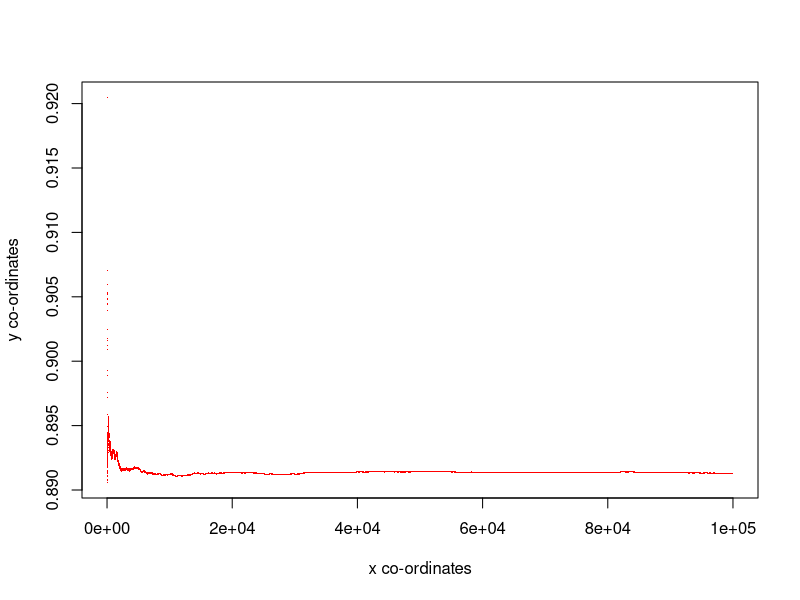
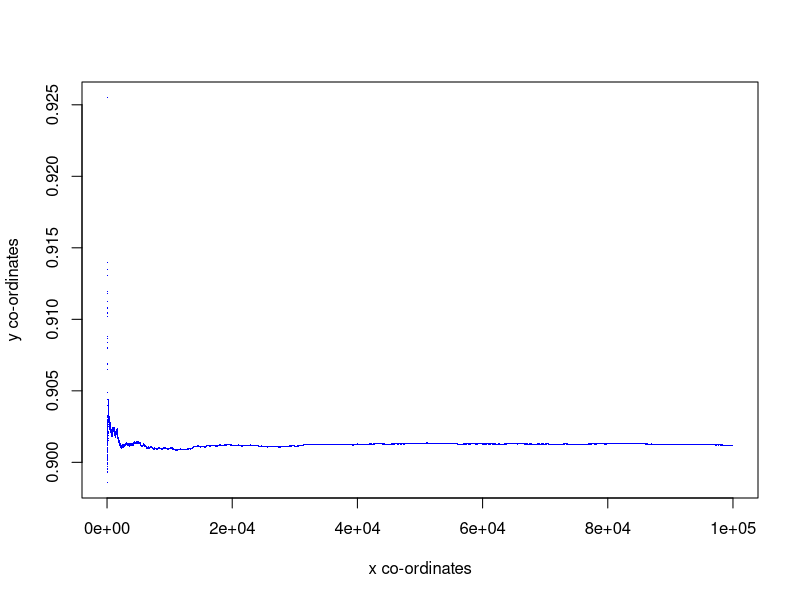
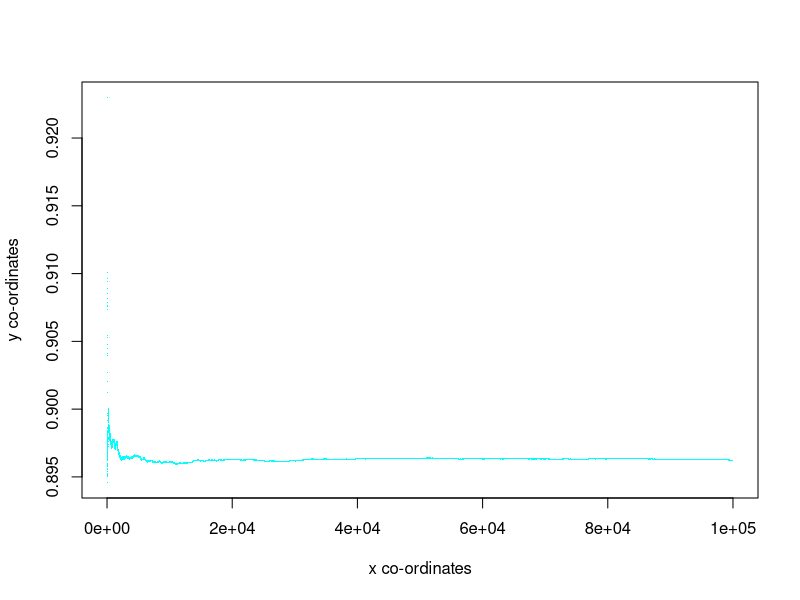
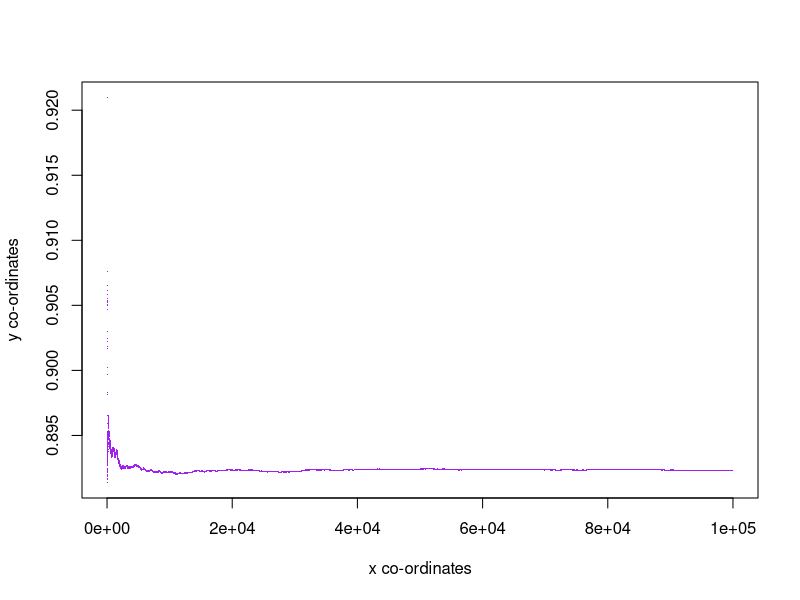
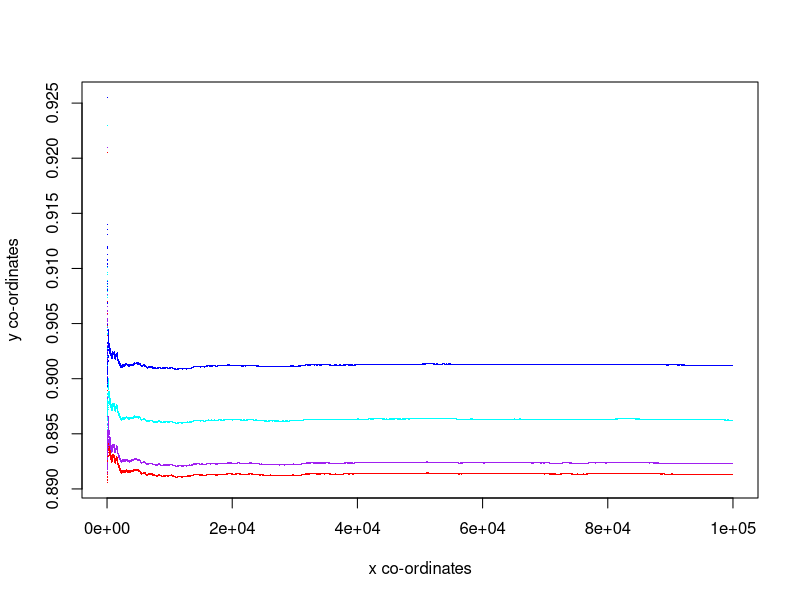

These charts were generated, in order, by the following R code: (Note: a time limit stopped this script after it produced the figures.)
setwd("~/Dropbox/UCLA_Classes/2014_Fall/STATS 202A - Statistical Programming/Homework/HW1")

## Question 1.a
func90 = function (v) {
  v_sorted = sort(v)
  v_90 = v_sorted[90]
  return (v_90)
}

## Question 1.b
func91 = function (v) {
  v_sorted = sort(v)
  v_91 = v_sorted[91]
  return (v_91)
}

## Question 1.c
funcMeanOf90_91 = function (v) {
  v_sorted = sort(v)
  v_meanOf_90_91 = (v_sorted[90] + v_sorted[91])/2
  return (v_meanOf_90_91)
}

## Question 1.d (i)
ud_100 = runif(100)
v_90 = func90(ud_100)
v_91 = func91(ud_100)
v_mean_90_91 = funcMeanOf90_91(ud_100)
quantile_90 = quantile(ud_100, 0.9)

## Question 1.d (ii)
l_90 = c()
l_91 = c()
l_mean_90_91 = c()
l_quantile_90 = c()
for (i in 1:100000) {
  ud_100_t = runif(100)
  l_90[i] = func90(ud_100_t)
  l_91[i] = func91(ud_100_t)
  l_mean_90_91[i] = funcMeanOf90_91(ud_100_t)
  l_quantile_90[i] = quantile(ud_100_t, 0.9)
}

## Question 1.d (iii)
mean_l_90 = cumsum(l_90) / 1:100000
mean_l_91 = cumsum(l_91) / 1:100000
mean_l_mean_90_91 = cumsum(l_mean_90_91) / 1:100000
mean_l_quantile_90 = cumsum(l_quantile_90) / 1:100000

plot(c(0,100000), c(min(mean_l_90),max(mean_l_90)),type="n", xlab="x co-ordinates", ylab="y co-ordinates")
points(mean_l_90,pch=".", col="red")

plot(c(0,100000), c(min(mean_l_91),max(mean_l_91)),type="n", xlab="x co-ordinates", ylab="y co-ordinates")
points(mean_l_91,pch=".", col="blue")

plot(c(0,100000), c(min(mean_l_mean_90_91),max(mean_l_mean_90_91)),type="n", xlab="x co-ordinates", ylab="y co-ordinates")
points(mean_l_mean_90_91,pch=".", col="cyan")

plot(c(0,100000), c(min(mean_l_quantile_90),max(mean_l_quantile_90)),type="n", xlab="x co-ordinates", ylab="y co-ordinates")
points(mean_l_quantile_90,pch=".", col="purple")

## Question 1.e
mean_l_90[100000]
mean_l_91[100000]
mean_l_mean_90_91[100000]
mean_l_quantile_90[100000]
y_min = min(c(min(mean_l_90), min(mean_l_91), min(mean_l_mean_90_91), min(mean_l_quantile_90)))
y_max = max(c(min(mean_l_90), max(mean_l_91), max(mean_l_mean_90_91), max(mean_l_quantile_90)))

plot(c(0,100000), c(y_min,y_max),type="n", xlab="x co-ordinates", ylab="y co-ordinates")
points(mean_l_90,pch=".", col="red")
points(mean_l_91,pch=".", col="blue")
points(mean_l_mean_90_91,pch=".", col="cyan")
points(mean_l_quantile_90,pch=".", col="purple")


## Question 2.a
pi2 = function(n) {
  return(sqrt(6*sum(1/(c(1:n)^2))))
}

pi2(10^0)
pi2(10^1)
pi2(10^2)
pi2(10^3)
pi2(10^4)
pi2(10^5)
pi2(10^6)

## Question 2.b
pi3 = function(n) {
  x = runif(n, -1, 1)
  y = runif(n, -1, 1)
  xin = c()
  xout = c()
  yin = c()
  yout = c()
  pin = 0
  for(i in 1:n) {
    d = (x[i])^2 + (y[i])^2
    if (d <= 1) {
      pin = pin + 1
      xin = c(xin, x[i])
      yin = c(yin, y[i])
    } else {
      xout = c(xout, x[i])
      yout = c(yout, y[i])
    }
  }
  ret = list(pin*4/n, xin, yin, xout, yout)
  return(ret)
}

(pi3(10^0))[[1]]
(pi3(10^1))[[1]]
(pi3(10^2))[[1]]
(pi3(10^3))[[1]]
(pi3(10^4))[[1]]
(pi3(10^5))[[1]]
res_6 = pi3(10^6)
res_6[[1]]

plot(c(-1,1),c(-1,1),type="n",xlab="x-coordinates",ylab="y-coordinates");
points(res_6[[2]],res_6[[3]],pch='.',col="green") ;
points(res_6[[4]],res_6[[5]],pch='.',col="blue");
